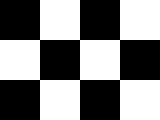
%> input picture PS4/Data/check.bmp, 160 x 120 px
$ octave --eval "result = findXYGradients(imread('../Data/check.bmp'));"   (GNU Octave 9; MATLAB toolbox functions it lacks are replaced by stand-ins)
%> lines starting %> are read from the running program, lines starting %| are printed output that depends on the picture; in (x1, y1, x2, y2) boxes, pixels count from 0 and x2, y2 are one past the last pixel; in counts of white or black regions, pixels touching at a corner belong together; the program's own positions count from 1
function [ xGradient, yGradient] = findXYGradients( img, windowSize, sigma, filter )
%findXYGradients Finds the xy gradient based on the given method.

if nargin < 2
    filter = 'naive';
    windowSize = 5;
    sigma = 2;
end

% G = fspecial('gaussian',[windowSize windowSize],sigma);
% Ig = imfilter(img,G,'same');
Ig = img;
%> Ig is the input picture: size 120x160 uint8; 50% white; 1 white region, box (x1, y1, x2, y2) and area: (0, 0, 160, 120) 9600
[rows, cols] = size(Ig);
%> rows = 120; cols = 160
if strcmp(filter,'naive')
    Ig_padded = padarray(Ig,[1, 1], 'replicate');
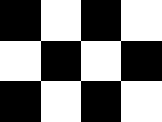
%> Ig_padded: size 122x162 uint8; 50% white; 1 white region, box (x1, y1, x2, y2) and area: (0, 0, 162, 122) 9882
    for i = 1:rows
        for j = 1:cols
            yGradient(i,j) = (Ig_padded(i+2,j) - Ig_padded(i,j));
            xGradient(i,j) = (Ig_padded(i,j+2) - Ig_padded(i,j));
        end
    end
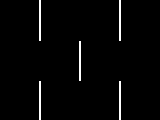
%> xGradient: size 120x160 uint8; 2.1% white in thin lines or dots, all inside (x1, y1, x2, y2) = (39, 0, 121, 120)
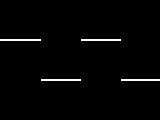
%> yGradient: size 120x160 uint8; 1.7% white in thin lines or dots, all inside (x1, y1, x2, y2) = (0, 39, 160, 81)
end


if strcmp(filter, 'sobel')
    f_x = [-1 0 1;-1 0 1;-1 0 1];
    xGradient = filter2(f_x,Ig);
    f_y = [1 1 1;0 0 0;-1 -1 -1];
    yGradient = filter2(f_y,Ig);
end


end
